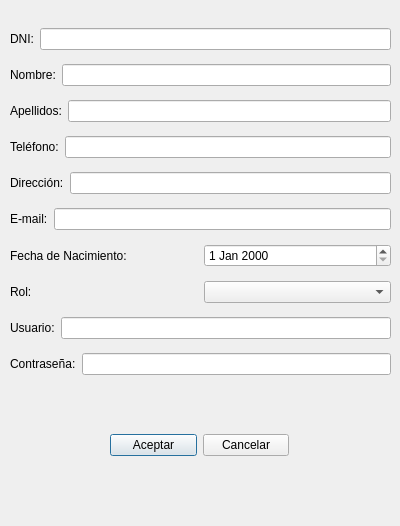
<?xml version="1.0" encoding="UTF-8"?>
<ui version="4.0">
 <class>Registrarse</class>
 <widget class="QDialog" name="Registrarse">
  <property name="geometry">
   <rect>
    <x>0</x>
    <y>0</y>
    <width>400</width>
    <height>526</height>
   </rect>
  </property>
  <property name="windowTitle">
   <string>Dialog</string>
  </property>
  <widget class="QWidget" name="layoutWidget">
   <property name="geometry">
    <rect>
     <x>10</x>
     <y>20</y>
     <width>381</width>
     <height>371</height>
    </rect>
   </property>
   <layout class="QVBoxLayout" name="verticalLayout">
    <item>
     <layout class="QHBoxLayout" name="horizontalLayout">
      <item>
       <widget class="QLabel" name="label">
        <property name="text">
         <string>DNI:</string>
        </property>
       </widget>
      </item>
      <item>
       <widget class="QLineEdit" name="lineEditDNI"/>
      </item>
     </layout>
    </item>
    <item>
     <layout class="QHBoxLayout" name="horizontalLayout_2">
      <item>
       <widget class="QLabel" name="label_2">
        <property name="text">
         <string>Nombre:</string>
        </property>
       </widget>
      </item>
      <item>
       <widget class="QLineEdit" name="lineEditNombre"/>
      </item>
     </layout>
    </item>
    <item>
     <layout class="QHBoxLayout" name="horizontalLayout_3">
      <item>
       <widget class="QLabel" name="label_3">
        <property name="text">
         <string>Apellidos:</string>
        </property>
       </widget>
      </item>
      <item>
       <widget class="QLineEdit" name="lineEditApellidos"/>
      </item>
     </layout>
    </item>
    <item>
     <layout class="QHBoxLayout" name="horizontalLayout_4">
      <item>
       <widget class="QLabel" name="label_4">
        <property name="text">
         <string>Teléfono:</string>
        </property>
       </widget>
      </item>
      <item>
       <widget class="QLineEdit" name="lineEditTelefono"/>
      </item>
     </layout>
    </item>
    <item>
     <layout class="QHBoxLayout" name="horizontalLayout_6">
      <item>
       <widget class="QLabel" name="label_5">
        <property name="text">
         <string>Dirección:</string>
        </property>
       </widget>
      </item>
      <item>
       <widget class="QLineEdit" name="lineEditDireccion"/>
      </item>
     </layout>
    </item>
    <item>
     <layout class="QHBoxLayout" name="horizontalLayout_5">
      <item>
       <widget class="QLabel" name="label_6">
        <property name="text">
         <string>E-mail:</string>
        </property>
       </widget>
      </item>
      <item>
       <widget class="QLineEdit" name="lineEditEmail"/>
      </item>
     </layout>
    </item>
    <item>
     <layout class="QHBoxLayout" name="horizontalLayout_7">
      <item>
       <widget class="QLabel" name="label_7">
        <property name="text">
         <string>Fecha de Nacimiento:</string>
        </property>
       </widget>
      </item>
      <item>
       <widget class="QDateEdit" name="dateEditFecha"/>
      </item>
     </layout>
    </item>
    <item>
     <layout class="QHBoxLayout" name="horizontalLayout_8">
      <item>
       <widget class="QLabel" name="label_10">
        <property name="text">
         <string>Rol:</string>
        </property>
       </widget>
      </item>
      <item>
       <widget class="QComboBox" name="comboBoxRol">
        <item>
         <property name="text">
          <string/>
         </property>
        </item>
        <item>
         <property name="text">
          <string>Ayudante</string>
         </property>
        </item>
        <item>
         <property name="text">
          <string>Coordinador</string>
         </property>
        </item>
       </widget>
      </item>
     </layout>
    </item>
    <item>
     <layout class="QHBoxLayout" name="horizontalLayout_10">
      <item>
       <widget class="QLabel" name="label_8">
        <property name="text">
         <string>Usuario:</string>
        </property>
       </widget>
      </item>
      <item>
       <widget class="QLineEdit" name="lineEditUsuario"/>
      </item>
     </layout>
    </item>
    <item>
     <layout class="QHBoxLayout" name="horizontalLayout_11">
      <item>
       <widget class="QLabel" name="label_9">
        <property name="text">
         <string>Contraseña:</string>
        </property>
       </widget>
      </item>
      <item>
       <widget class="QLineEdit" name="lineEditContrasena">
        <property name="echoMode">
         <enum>QLineEdit::Password</enum>
        </property>
       </widget>
      </item>
     </layout>
    </item>
   </layout>
  </widget>
  <widget class="QWidget" name="layoutWidget">
   <property name="geometry">
    <rect>
     <x>110</x>
     <y>430</y>
     <width>179</width>
     <height>30</height>
    </rect>
   </property>
   <layout class="QHBoxLayout" name="horizontalLayout_9">
    <item>
     <widget class="QPushButton" name="pushButtonAceptar">
      <property name="text">
       <string>Aceptar</string>
      </property>
     </widget>
    </item>
    <item>
     <widget class="QPushButton" name="pushButtonCancelar">
      <property name="text">
       <string>Cancelar</string>
      </property>
     </widget>
    </item>
   </layout>
  </widget>
 </widget>
 <resources/>
 <connections/>
</ui>
